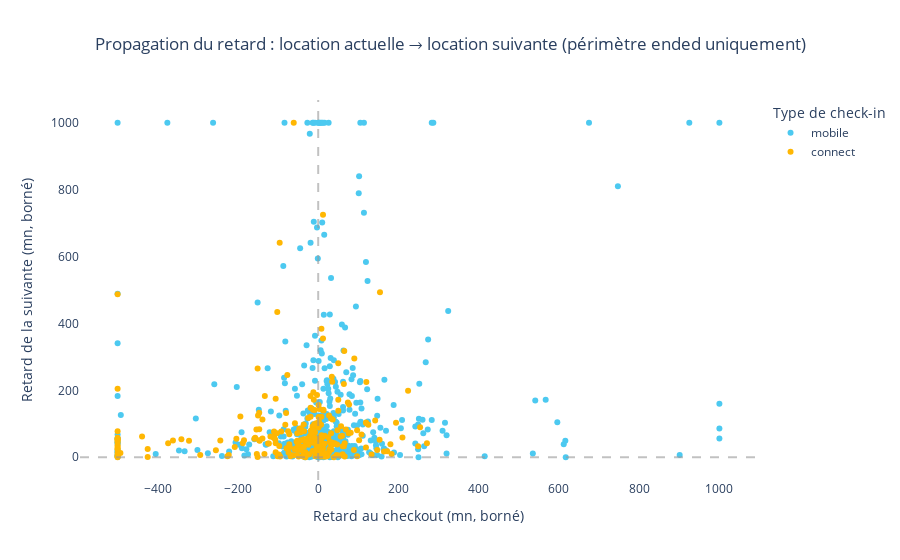

This figure's notebook cell:
### Code cell
# Partie 3 : Impact des retards sur la location suivante (strict 'ended') 

# Build next-rental mapping within ENDED only
ended_base = make_df_next(df_ended).copy()

delay_map = ended_base.set_index(COL_RENTAL)["delay_clipped"].to_dict()

df_next = ended_base.dropna(subset=["next_rental_id"]).copy()
df_next["next_rental_id"] = df_next["next_rental_id"].astype("Int64")
df_next["next_delay"] = df_next["next_rental_id"].map(delay_map)

# Keep valid A→B pairs and expected flows
df_plot = df_next.dropna(subset=["delay_clipped", "next_delay"]).copy()
df_plot = df_plot[df_plot[COL_CHECKIN].isin(["mobile", "connect"])].copy()

# Keep non-negative next delays and clip Y for readability
df_plot = df_plot[df_plot["next_delay"] >= 0].copy()
df_plot["next_delay"] = df_plot["next_delay"].clip(0, Y_MAX)

# Scatter plot
fig_scatter = px.scatter(
    df_plot,
    x="delay_clipped",
    y="next_delay",
    color=COL_CHECKIN,
    color_discrete_map=COLOR_CI,
    labels={
        "delay_clipped": "Retard au checkout (mn, borné)",
        "next_delay": "Retard de la suivante (mn, borné)",
        COL_CHECKIN: "Type de check-in",
    },
    title="Propagation du retard : location actuelle → location suivante (périmètre ended uniquement)",
)
fig_scatter.add_hline(y=0, line_dash="dash", line_color="#999", opacity=0.6)
fig_scatter.add_vline(x=0, line_dash="dash", line_color="#999", opacity=0.6)
fig_scatter.update_layout(title_x=0.5, plot_bgcolor="white")
fig_scatter.show()

# KPIs
pct_late_next = (df_plot["next_delay"] > 0).mean() * 100 if len(df_plot) else 0.0
avg_next_delay = (
    df_plot.loc[df_plot["next_delay"] > 0, "next_delay"].mean()
    if (df_plot["next_delay"] > 0).any()
    else 0.0
)

print(f"Lignes utilisées pour la viz : {len(df_plot):,}")
print(f"% de locations suivantes en retard : {pct_late_next:.1f} %")
print(f"Retard moyen de la suivante si en retard : {avg_next_delay:.1f} min")

### Figure 1 — Plotly figure (JSON) as saved in the notebook; plotly's stock layout.template omitted (floating-point values rounded to 4 significant figures; data arrays with more than 128 entries replaced by an {"elided": "..."} marker saying what was removed)
{"data": [{"hovertemplate": "Type de check-in=mobile<br>Retard au checkout (mn, borné)=%{x}<br>Retard de la suivante (mn, borné)=%{y}<extra></extra>", "legendgroup": "mobile", "marker": {"color": "#4cc9f0", "symbol": "circle"}, "mode": "markers", "name": "mobile", "orientation": "v", "showlegend": true, "type": "scatter", "x": {"elided": "524 int values"}, "xaxis": "x", "y": {"elided": "524 int values"}, "yaxis": "y"}, {"hovertemplate": "Type de check-in=connect<br>Retard au checkout (mn, borné)=%{x}<br>Retard de la suivante (mn, borné)=%{y}<extra></extra>", "legendgroup": "connect", "marker": {"color": "#ffb703", "symbol": "circle"}, "mode": "markers", "name": "connect", "orientation": "v", "showlegend": true, "type": "scatter", "x": {"elided": "266 int values"}, "xaxis": "x", "y": {"elided": "266 int values"}, "yaxis": "y"}], "layout": {"legend": {"title": {"text": "Type de check-in"}, "tracegroupgap": 0}, "plot_bgcolor": "white", "shapes": [{"line": {"color": "#999", "dash": "dash"}, "opacity": 0.6, "type": "line", "x0": 0, "x1": 1, "xref": "x domain", "y0": 0, "y1": 0, "yref": "y"}, {"line": {"color": "#999", "dash": "dash"}, "opacity": 0.6, "type": "line", "x0": 0, "x1": 0, "xref": "x", "y0": 0, "y1": 1, "yref": "y domain"}], "title": {"text": "Propagation du retard : location actuelle → location suivante (périmètre ended uniquement)", "x": 0.5}, "xaxis": {"anchor": "y", "domain": [0, 1], "title": {"text": "Retard au checkout (mn, borné)"}}, "yaxis": {"anchor": "x", "domain": [0, 1], "title": {"text": "Retard de la suivante (mn, borné)"}}}}
